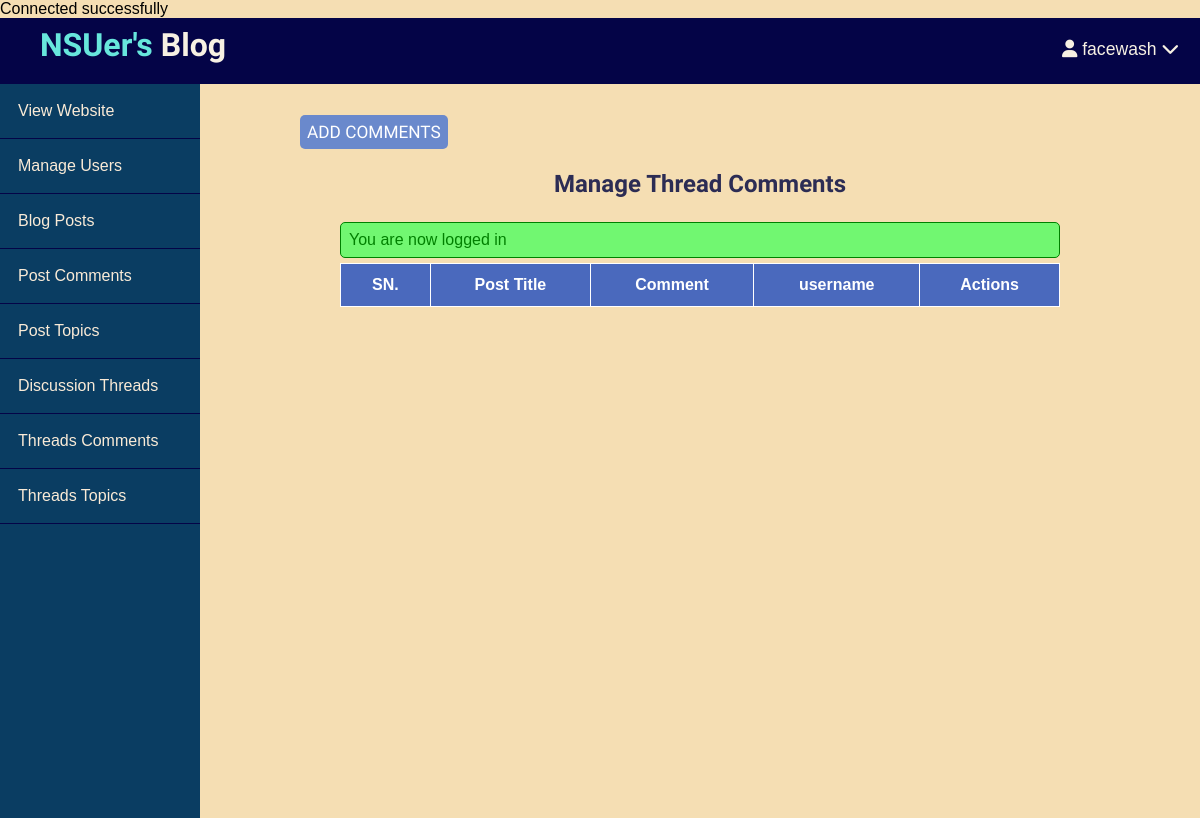
/admin/thread-comments/index.php (signed in), run on an earlier commit of the app's database.
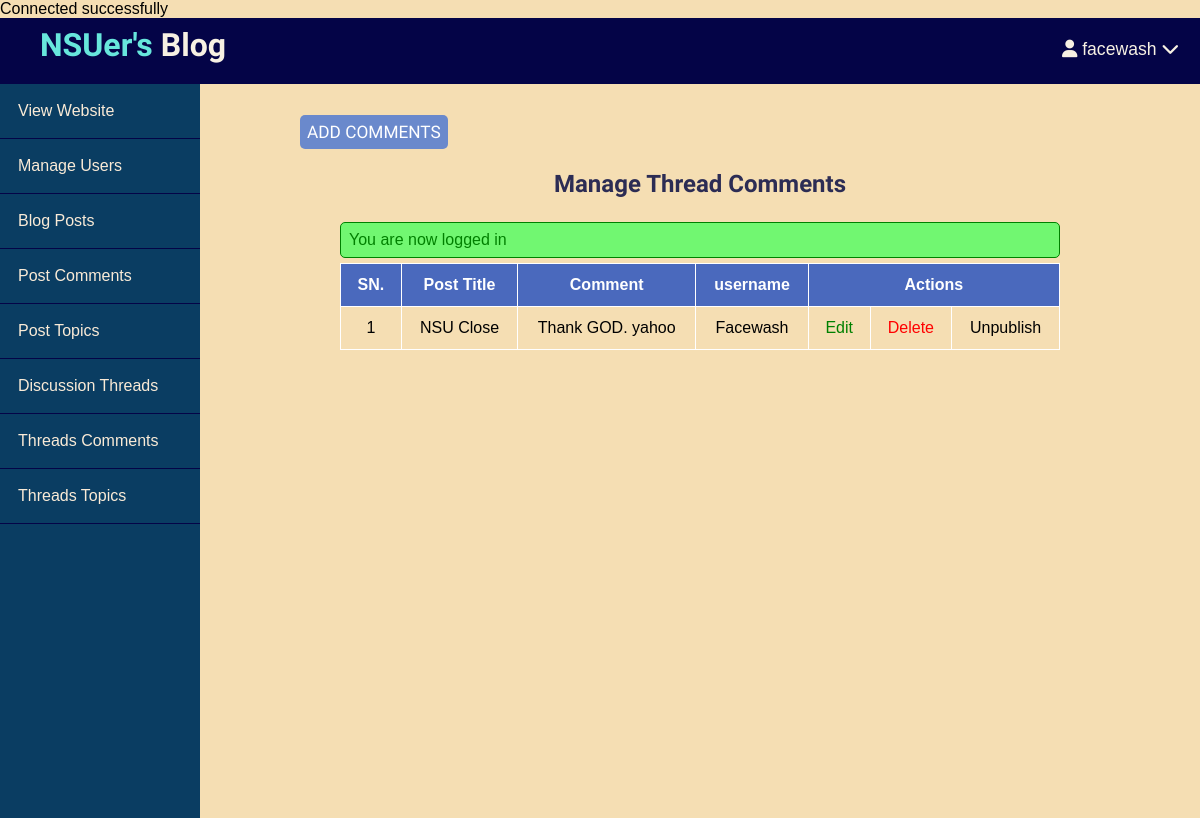
And on a later commit of the database.
### tables this page shows
CREATE TABLE `thread_comments` (
  `id` int(11) NOT NULL,
  `user_id` int(11) NOT NULL,
  `thread_id` int(11) NOT NULL,
  `parent_comment_id` int(11) NOT NULL,
  `body` text NOT NULL,
  `published` tinyint(4) NOT NULL,
  `created_at` datetime NOT NULL DEFAULT current_timestamp(),
  `update_at` datetime NOT NULL DEFAULT current_timestamp()
);

CREATE TABLE `threads` (
  `id` int(11) NOT NULL,
  `user_id` int(11) NOT NULL,
  `thread_topic_id` int(11) NOT NULL,
  `title` varchar(255) NOT NULL,
  `body` text NOT NULL,
  `published` tinyint(4) NOT NULL,
  `created_at` datetime NOT NULL DEFAULT current_timestamp(),
  `update_at` datetime NOT NULL DEFAULT current_timestamp()
);

CREATE TABLE `users` (
  `id` int(11) NOT NULL,
  `admin` tinyint(4) NOT NULL,
  `username` varchar(255) NOT NULL,
  `email` varchar(255) NOT NULL,
  `password` varchar(255) NOT NULL,
  `created_at` datetime NOT NULL DEFAULT current_timestamp()
);

### app/database/db.php (called while the page is built, shortened)
<?php
require("connect.php");
function selectAll($table, $conditions = [])
{
    global $conn;
    $sql = "SELECT * FROM $table";
    if (empty($conditions)) {
        $statement = $conn->prepare($sql);
        $statement->execute();
        $records = $statement->get_result()->fetch_all(MYSQLI_ASSOC);
        return $records;
    }
}

### app/controllers/thread-comments.php (called while the page is built, shortened)
<?php
include(ROOT_PATH . "/app/database/db.php");
$table = "thread_comments";
$threads = selectAll('threads');
$thread_comments = selectAll($table);

### admin/thread-comments/index.php (the view, shortened to what this page needs)
<?php
include(ROOT_PATH . '/app/controllers/thread-comments.php');
$users = selectAll('users');
?>
<!DOCTYPE html>
<html lang="en">
<head>
    <link rel="stylesheet" href="../../assets/css/style.css">
    <link rel="stylesheet" href="../../assets/css/admin.css">
</head>
<body>
    <?php include(ROOT_PATH . "/app/includes/adminHeader.php"); ?>
    <div class="admin-wrapper">
        <?php include(ROOT_PATH . "/app/includes/adminSidebar.php"); ?>
        <div class="admin-content">
            <div class="bnt-group">
                <a href="create.php" class="btn btn-big">Add Comments</a>
            </div>
            <div class="content">
                <h2 class="page-title">Manage Thread Comments</h2>
                <?php include(ROOT_PATH . "/app/includes/messages.php") ?>
                <table>
                    <thead>
                        <th>SN.</th>
                        <th>Post Title</th>
                        <th>Comment</th>
                        <th>username</th>
                        <th colspan="3">Actions</th>
                    </thead>
                    <tbody>
                        <?php foreach ($thread_comments as $key => $comment) : ?>
                            <tr>
                                <td><?php echo $key + 1 ?></td>
                                <?php foreach ($threads as $key => $thread) :  ?>
                                    <?php if ($comment['thread_id'] == $thread['id']) : ?>
                                        <td>
                                            <?php echo $thread['title'] ?>
                                        </td>
                                    <?php endif; ?>
                                <?php endforeach; ?>
                                <td><?php echo html_entity_decode($comment['body']); ?></td>
                                <?php foreach ($users as $key => $user) :  ?>
                                    <?php if ($comment['user_id'] == $user['id']) : ?>
                                        <td>
                                            <?php echo ucfirst($user['username']); ?>
                                        </td>
                                    <?php endif; ?>
                                <?php endforeach; ?>
                                <td>
                                    <a href="edit.php?id=<?php echo $comment['id']; ?>" class="edit">Edit</a>
                                </td>
                                <td>
                                    <a href="index.php?del_id=<?php echo $comment['id'] ?>" class="delete">Delete</a>
                                </td>
                                <?php if ($comment['published']) : ?>
                                    <td>
                                        <a href="edit.php?published=0&tc_id=<?php echo $comment['id'] ?>" class="unpublish">
                                            Unpublish
                                        </a>
                                    </td>
                                <?php endif; ?>
                            </tr>
                        <?php endforeach; ?>
                    </tbody>
                </table>
            </div>
        </div>
    </div>
</body>
</html>

What changed in the data, as far as the page shows it:
added thread_comments: body "Thank GOD. yahoo"
added threads: title "NSU Close"
now on this page (row unchanged): users: username "Facewash"
